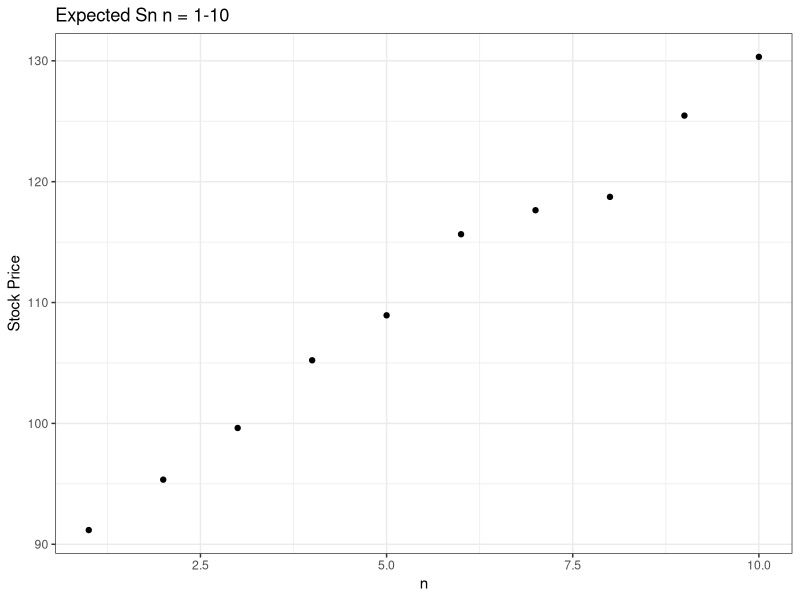
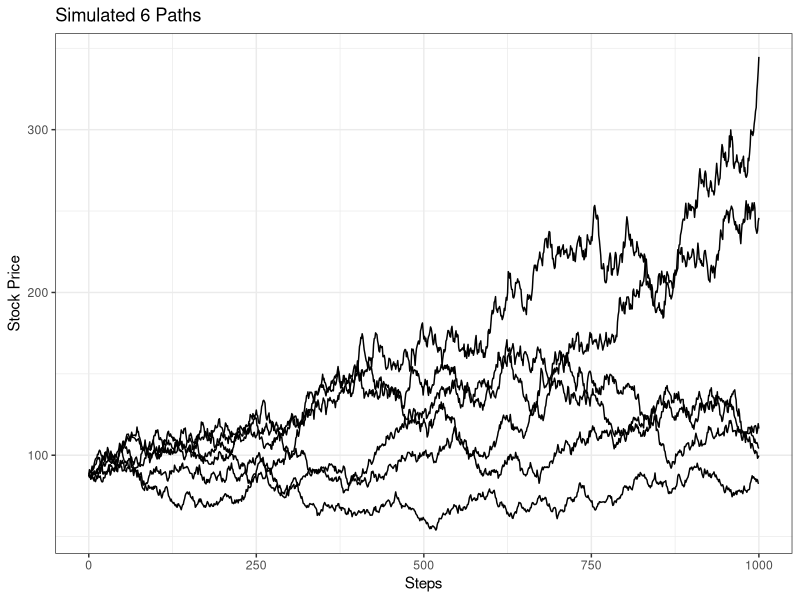
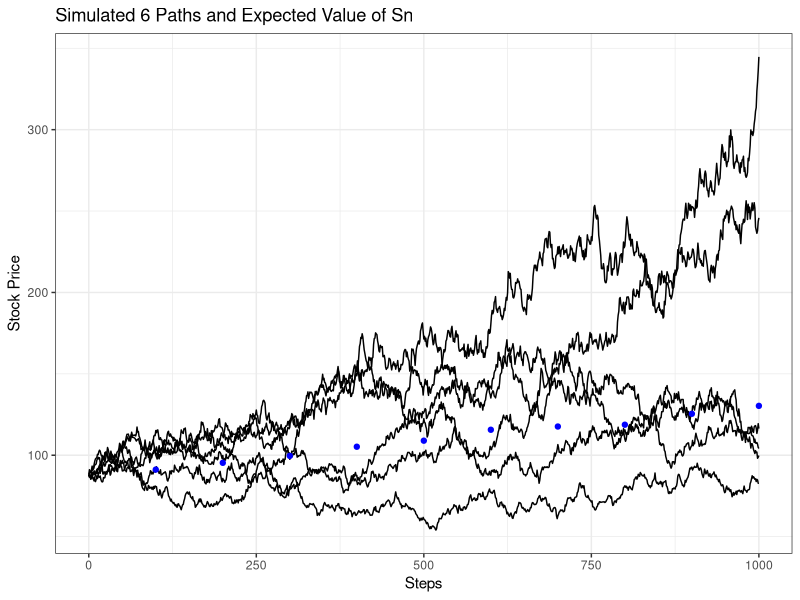
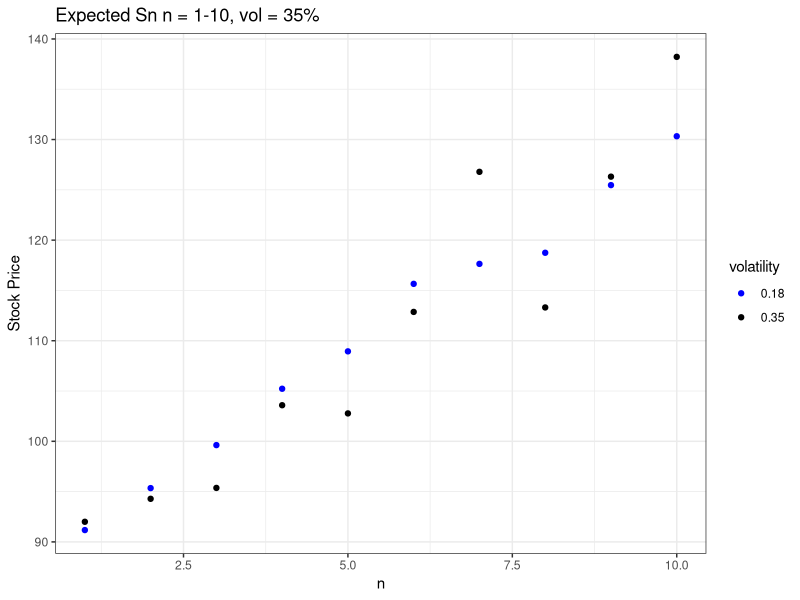
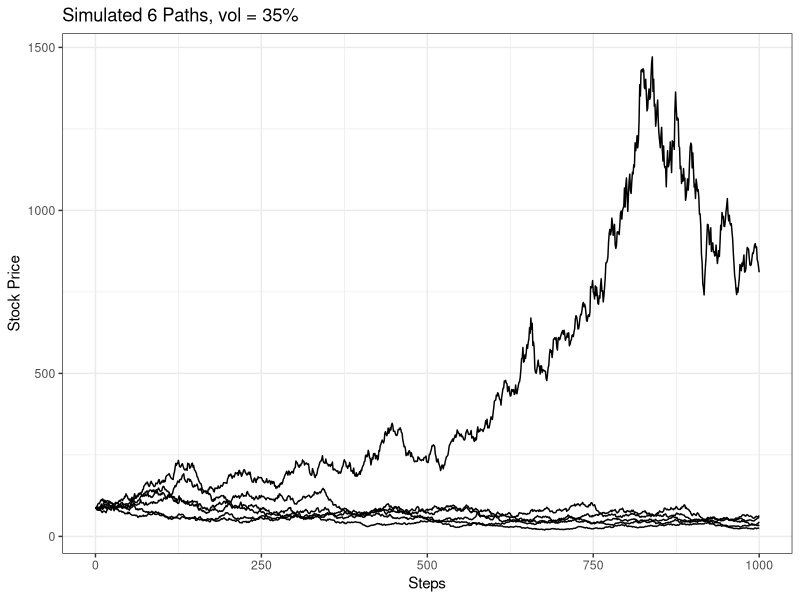

These charts were generated, in order, by the following R code:
## ---- chunk 1
knitr::opts_chunk$set(echo = F, warning = F, fig.align = "center", fig.height = 4, fig.width = 5)
require(ggplot2)
## ---- chunk 2
#1. Bivariate-Normal
bivariate_normal <- function(a,  n = 1000){
  mu = matrix(c(0,0), ncol = 1)
  cov_mat = matrix(c(3,a,a,5), byrow = T, ncol = 2)
  
  #cholesky decomposition
  norm = matrix(0, ncol = 2, nrow = n)
  
  for(i in 1:n){
    norm[i,] <- t((t(chol(cov_mat)) %*% matrix(rnorm(2,0,1), ncol = 1) + mu))
  }
  return(cor(norm[,1],norm[,2]))
}


bivariate_normal(-0.7)
## ---- chunk 3
#2. Evaluating expected values MC
q2_function <- function(rho, n = 1000){
  cov_mat = matrix(c(1,rho,rho,1), ncol = 2)
  
  
  f_x <- function(x, y){
    max(0, (x^3 + sin(y) + x^2 * y))
  }
  
  res = numeric(n)
  
  for(i in 1:n){
    input = t(chol(cov_mat)) %*% matrix(rnorm(2,0,1), ncol = 1)
    res[i] = f_x(input[1,1], input[2,1])
  }
  
  return(mean(res))
}

q2_function(0.6)

## ---- chunk 4
#3. Expected Values
q3_function <- function(t, paths = 10000){
  a_t <- function(wt){
    return(wt^2 + sin(wt))
  }
  
  b_t <- function(wt){
    return(exp(t/2) * cos(wt))
  }
  
  wt = sqrt(t) * rnorm(paths,0,1)
  
  a = mean(a_t(wt))
  b = mean(b_t(wt))
  
  return(c("A_t" = a, "B_t" = b))
}


res = sapply(c(1,3,5), function(t) q3_function(t))
colnames(res) <- c(1, 3, 5)
res
## ---- chunk 5
#c. variance reduction
var_reduction_bt <- function(t, paths = 10000){
  n = paths/2
  b_t <- function(wt){
    return(exp(t/2) * cos(wt))
  }
  
  wt = sqrt(t) * rnorm(n,0,1)
  wt_2 = -wt
  
  x = (b_t(wt) + b_t(wt_2))/2
  
  b = mean(x)
  
  return(c("Mean" = mean(x), "Variance" = var(x)))
}

var_reduction_bt(5)
## ---- chunk 6
var_reduction_bt_2 <- function(t, paths = 10000){
  
  b_t <- function(wt){
    return(exp(t/2) * cos(wt))
  }
  
  wt = sqrt(t) * rnorm(paths,0,1)
  
  t = mean(b_t(wt)) - (mean(cos(wt)) - exp(-t/2))
  var_t = var(b_t(wt) - (cos(wt) - exp(-t/2)))
  
  return(c("Mean" = t, "Variance" = var_t))
}

var_reduction_bt_2(5)
## ---- chunk 7
## 4. MC option pricing
s0 = 88
sigma = 0.2
r = 0.04
t = 5
X = 100

c_price_mc <- function(r, sigma, s0, paths = 10000){
  s_t = s0 * exp(sigma * rnorm(paths) * sqrt(t) + (r - (sigma^2)/2) * t)
  payoff = pmax(s_t - X, 0)
  prc = exp(-r * t) * mean(payoff)
  return(prc)
}


sim_prc = c_price_mc(r, sigma, s0)
sim_prc
## ---- chunk 8
#b. BS  Closed Form
bs_formula <- function(s, k, t, delta, sigma, r){
  d1 = 1/(sigma * sqrt(t)) * (log(s/k) + ((r + (sigma^2) / 2 )* t))
  d2 = d1 - (sigma * sqrt(t))
  c = s * exp(-delta * t) * pnorm(d1) - k * pnorm(d2) * exp(- r * t)
  return(c("prc"=c))
}

bs_prc = bs_formula(s0, X, t, 0, sigma, r)
unname(bs_prc)
## ---- chunk 9
abs(sim_prc - unname(bs_prc))
## ---- chunk 10
#c. variance reduction
#Anti-thetic variates

c_price_mc_var <- function(r, sigma, s0, paths = 10000){
  rand_norm = rnorm(ceiling(paths/2))
  
  s_t_p = s0 * exp(sigma * rand_norm * sqrt(t) + (r - (sigma^2)/2) * t)
  s_t_m = s0 * exp(sigma * -rand_norm * sqrt(t) + (r - (sigma^2)/2) * t) #anti-thetic variate
  
  payoff_p = pmax(s_t_p - X, 0)
  payoff_m = pmax(s_t_m - X, 0)
  payoff = (payoff_p + payoff_m)/2
  
  prc = exp(-r * t) * mean(payoff)
  return(prc)
}

sim_prc_var <- c_price_mc_var(r, sigma, s0)
sim_prc_var
## ---- chunk 11
abs(sim_prc_var - unname(bs_prc))
## ---- chunk 12
#5. 
s0 = 88
sigma = 0.18
r = 0.04
t = 5
X = 100

sn <-function(sigma, t, paths = 1000){
  s_t = s0 * exp(sigma * rnorm(paths) * sqrt(t) + (r - (sigma^2)/2) * t)
  exp_sn = mean(s_t)
  return(exp_sn)
}


#a.
res_a = sapply(1:10, function(t) sn(0.18, t))
qplot(1:10, res_a, main = "Expected Sn n = 1-10", xlab = "n", ylab = "Stock Price") + theme_bw()
## ---- chunk 13
#b. dividing by parts
sn_part <-function(sigma){
  
  paths = 6
  
  
  n = 1000
  sim = matrix(0, ncol = n+1, nrow = paths)
  sim[,1] = s0
  h = 1/100
  for(i in 2:dim(sim)[2]){
    sim[, i] = sim[,i-1] * exp((r - 0.5 * sigma^2)*h  + rnorm(dim(sim)[1],0, sigma) * sqrt(h))
  }
  
  
  
  return(t(sim))
}
res_b <- sn_part(sigma)

#plot
ggplot() +
  geom_line(aes(x = 0:1000, y = res_b[,1])) +
  geom_line(aes(x = 0:1000, y = res_b[,2])) +
  geom_line(aes(x = 0:1000, y = res_b[,3])) +
  geom_line(aes(x = 0:1000, y = res_b[,4])) +
  geom_line(aes(x = 0:1000, y = res_b[,5])) +
  geom_line(aes(x = 0:1000, y = res_b[,6])) +
  xlab("Steps") + ylab("Stock Price") + ggtitle("Simulated 6 Paths") + theme_bw()
## ---- chunk 14
#c. plot
ggplot() +
  geom_line(aes(x = 0:1000, y = res_b[,1])) +
  geom_line(aes(x = 0:1000, y = res_b[,2])) +
  geom_line(aes(x = 0:1000, y = res_b[,3])) +
  geom_line(aes(x = 0:1000, y = res_b[,4])) +
  geom_line(aes(x = 0:1000, y = res_b[,5])) +
  geom_line(aes(x = 0:1000, y = res_b[,6])) +
  geom_point(aes(x = (1:10)*100, y = res_a), color = "blue") +
  xlab("Steps") + ylab("Stock Price") + ggtitle("Simulated 6 Paths and Expected Value of Sn") + theme_bw()
## ---- chunk 15
#a.
res_d = sapply(1:10, function(t) sn(0.35, t))
qplot(1:10, res_d, main = "Expected Sn n = 1-10, vol = 35%", xlab = "n", ylab = "Stock Price", color = "0.35") + 
  geom_point(aes(1:10, res_a, color = "0.18")) + theme_bw() + 
  scale_color_manual(name = "volatility", values = c("0.18" = "blue", "0.35"="black"))

## ---- chunk 16
res_d_b <- sn_part(0.35)
#plot
ggplot() +
  geom_line(aes(x = 0:1000, y = res_d_b[,1])) +
  geom_line(aes(x = 0:1000, y = res_d_b[,2])) +
  geom_line(aes(x = 0:1000, y = res_d_b[,3])) +
  geom_line(aes(x = 0:1000, y = res_d_b[,4])) +
  geom_line(aes(x = 0:1000, y = res_d_b[,5])) +
  geom_line(aes(x = 0:1000, y = res_d_b[,6])) +
  xlab("Steps") + ylab("Stock Price") + ggtitle("Simulated 6 Paths, vol = 35%") + theme_bw()
## ---- chunk 17
#6.
#a. Euler discretization
euler <- function(n){
  #step size
  h = 1/n 
  
  #define function
  f_x <- function(x){
    return(4 * sqrt(1 - x^2))
  }
  
  #euler discretization
  y = numeric(n+1)
  y[1] = 0
  ct = 1
  for(i in seq(0,1,h)){
    y[ct+1] = y[ct] + f_x(i) * h
    ct = ct + 1
  }
  
  #calculate result
  res = tail(y,1)
  return(res)
}

euler(10000)
## ---- chunk 18
#b. MC Simulation
mc_integral <- function(n){
  #function to estimate
  f_x <- function(x){
    return(sqrt(1 - x^2))
  }
  
  #return 4 * E[f(U)]
  return(4 * mean(f_x(runif(n))))
  
}
mc_integral(10000)
## ---- chunk 19
#c. Importance Sampling
importance_sampling <- function(n){
  #function to estimate
  f_x <- function(x){
    return(4 *sqrt(1 - x^2))
  }
  
  t_x <- function(x, a = 0.74){
    (1 - (a * x^2))/(1-(a/3))
  }
  
  
  xi = runif(n)
  #generate t(.) with acceptance-rejection method
  y = t_x(xi)/ (-3/(0.74 - 3)) #max of t(x) in its domain
  
  u = runif(n)
  
  u = u[u<=y]
  
  mean( (f_x(u)/t_x(u)), na.rm = T)
  
}

importance_sampling(10000)
